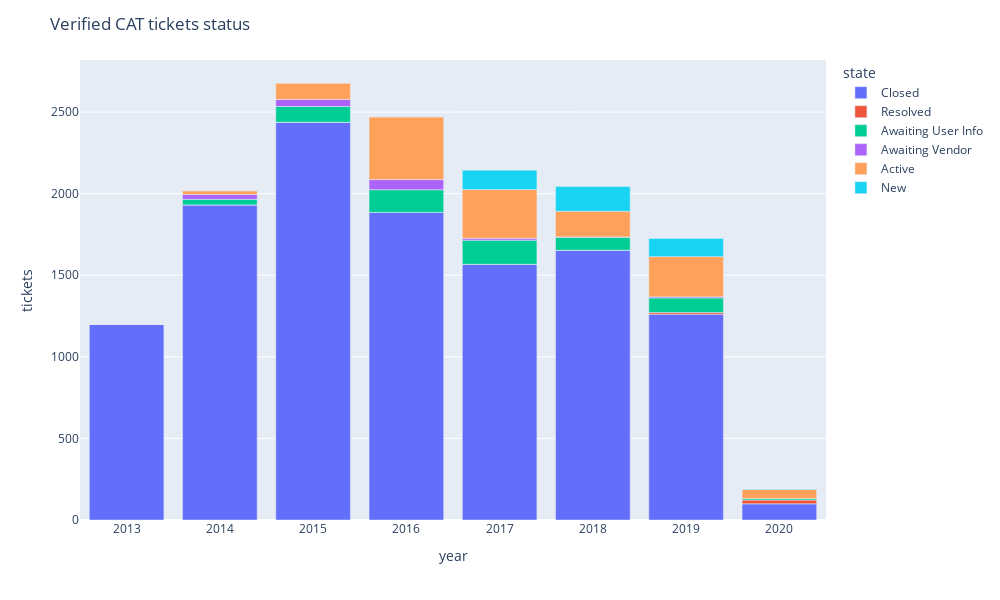

Notebook code for this chart:
### Code cell
fig = px.bar(df, x='year', y='tickets', color='state')
fig.update_layout(title_text="Verified CAT tickets status", height=600, width=1000)
fig.show()

### Figure 1 — Plotly figure (JSON) as saved in the notebook; plotly's stock layout.template omitted (floating-point values rounded to 4 significant figures)
{"data": [{"alignmentgroup": "True", "hoverlabel": {"namelength": 0}, "hovertemplate": "state=Closed<br>year=%{x}<br>tickets=%{y}", "legendgroup": "Closed", "marker": {"color": "#636efa"}, "name": "Closed", "offsetgroup": "Closed", "orientation": "v", "showlegend": true, "textposition": "auto", "type": "bar", "x": [2014, 2015, 2016, 2017, 2018, 2019, 2020, 2013], "xaxis": "x", "y": [1931, 2437, 1885, 1567, 1653, 1261, 99, 1198], "yaxis": "y"}, {"alignmentgroup": "True", "hoverlabel": {"namelength": 0}, "hovertemplate": "state=Resolved<br>year=%{x}<br>tickets=%{y}", "legendgroup": "Resolved", "marker": {"color": "#EF553B"}, "name": "Resolved", "offsetgroup": "Resolved", "orientation": "v", "showlegend": true, "textposition": "auto", "type": "bar", "x": [2020, 2019, 2013, 2014, 2015, 2016, 2017, 2018], "xaxis": "x", "y": [23, 10, 0, 0, 0, 0, 0, 0], "yaxis": "y"}, {"alignmentgroup": "True", "hoverlabel": {"namelength": 0}, "hovertemplate": "state=Awaiting User Info<br>year=%{x}<br>tickets=%{y}", "legendgroup": "Awaiting User Info", "marker": {"color": "#00cc96"}, "name": "Awaiting User Info", "offsetgroup": "Awaiting User Info", "orientation": "v", "showlegend": true, "textposition": "auto", "type": "bar", "x": [2015, 2013, 2017, 2018, 2019, 2020, 2014, 2016], "xaxis": "x", "y": [97, 2, 148, 79, 90, 9, 34, 139], "yaxis": "y"}, {"alignmentgroup": "True", "hoverlabel": {"namelength": 0}, "hovertemplate": "state=Awaiting Vendor<br>year=%{x}<br>tickets=%{y}", "legendgroup": "Awaiting Vendor", "marker": {"color": "#ab63fa"}, "name": "Awaiting Vendor", "offsetgroup": "Awaiting Vendor", "orientation": "v", "showlegend": true, "textposition": "auto", "type": "bar", "x": [2020, 2018, 2017, 2016, 2015, 2014, 2013, 2019], "xaxis": "x", "y": [1, 3, 12, 62, 43, 30, 1, 7], "yaxis": "y"}, {"alignmentgroup": "True", "hoverlabel": {"namelength": 0}, "hovertemplate": "state=Active<br>year=%{x}<br>tickets=%{y}", "legendgroup": "Active", "marker": {"color": "#FFA15A"}, "name": "Active", "offsetgroup": "Active", "orientation": "v", "showlegend": true, "textposition": "auto", "type": "bar", "x": [2014, 2015, 2016, 2017, 2018, 2019, 2013, 2020], "xaxis": "x", "y": [23, 101, 385, 298, 157, 246, 0, 55], "yaxis": "y"}, {"alignmentgroup": "True", "hoverlabel": {"namelength": 0}, "hovertemplate": "state=New<br>year=%{x}<br>tickets=%{y}", "legendgroup": "New", "marker": {"color": "#19d3f3"}, "name": "New", "offsetgroup": "New", "orientation": "v", "showlegend": true, "textposition": "auto", "type": "bar", "x": [2020, 2018, 2016, 2015, 2014, 2013, 2019, 2017], "xaxis": "x", "y": [3, 151, 0, 0, 0, 0, 111, 119], "yaxis": "y"}], "layout": {"barmode": "relative", "height": 600, "hovermode": "x", "legend": {"title": {"text": "state"}, "tracegroupgap": 0}, "margin": {"t": 60}, "title": {"text": "Verified CAT tickets status"}, "width": 1000, "xaxis": {"anchor": "y", "autorange": true, "domain": [0, 1], "range": [2012.0, 2020.0], "title": {"text": "year"}, "type": "linear"}, "yaxis": {"anchor": "x", "autorange": true, "domain": [0, 1], "range": [0, 2819.0], "title": {"text": "tickets"}, "type": "linear"}}}
